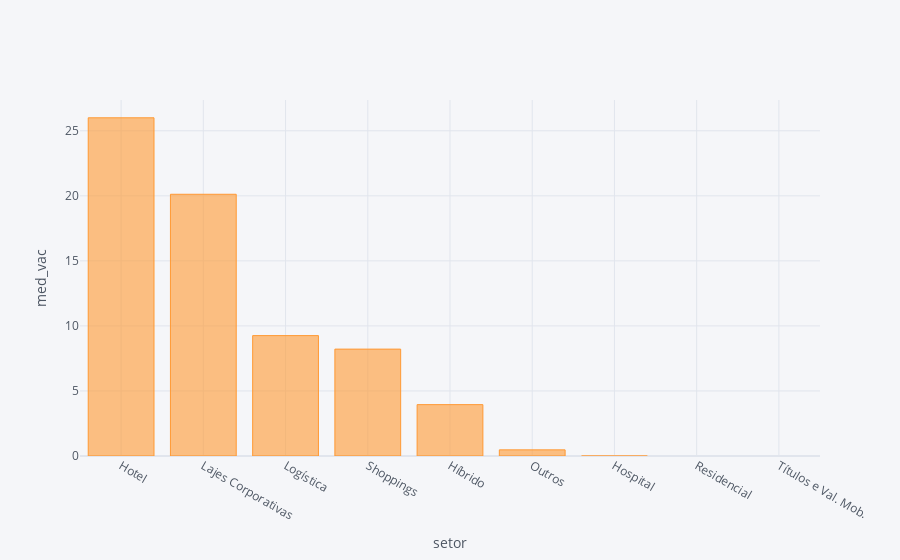

Notebook code cell kept with this figure:
### Code cell
plotar.iplot(x='setor',y='med_vacancia',kind='bar',yTitle='med_vac',xTitle='setor')

### Figure 1 — Plotly figure (JSON) as saved in the notebook; plotly's stock layout.template omitted (floating-point values rounded to 4 significant figures)
{"data": [{"marker": {"color": "rgba(255, 153, 51, 0.6)", "line": {"color": "rgba(255, 153, 51, 1.0)", "width": 1}}, "name": "med_vacancia", "orientation": "v", "text": "", "type": "bar", "x": ["Hotel", "Lajes Corporativas", "Logística", "Shoppings", "Híbrido", "Outros", "Hospital", "Residencial", "Títulos e Val. Mob."], "y": [26, 20.12, 9.255, 8.217, 3.949, 0.4714, 0, "", ""]}], "layout": {"legend": {"bgcolor": "#F5F6F9", "font": {"color": "#4D5663"}}, "paper_bgcolor": "#F5F6F9", "plot_bgcolor": "#F5F6F9", "title": {"font": {"color": "#4D5663"}}, "xaxis": {"gridcolor": "#E1E5ED", "showgrid": true, "tickfont": {"color": "#4D5663"}, "title": {"font": {"color": "#4D5663"}, "text": "setor"}, "zerolinecolor": "#E1E5ED"}, "yaxis": {"gridcolor": "#E1E5ED", "showgrid": true, "tickfont": {"color": "#4D5663"}, "title": {"font": {"color": "#4D5663"}, "text": "med_vac"}, "zerolinecolor": "#E1E5ED"}}}
